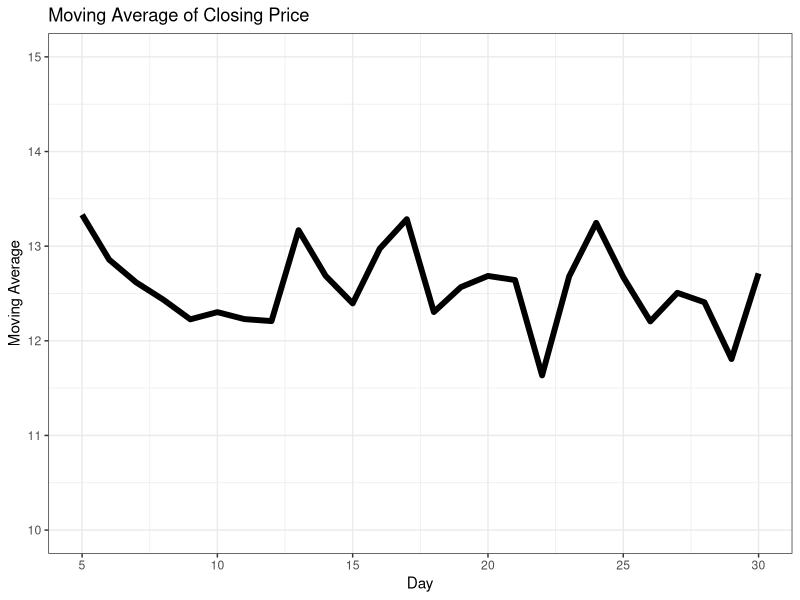
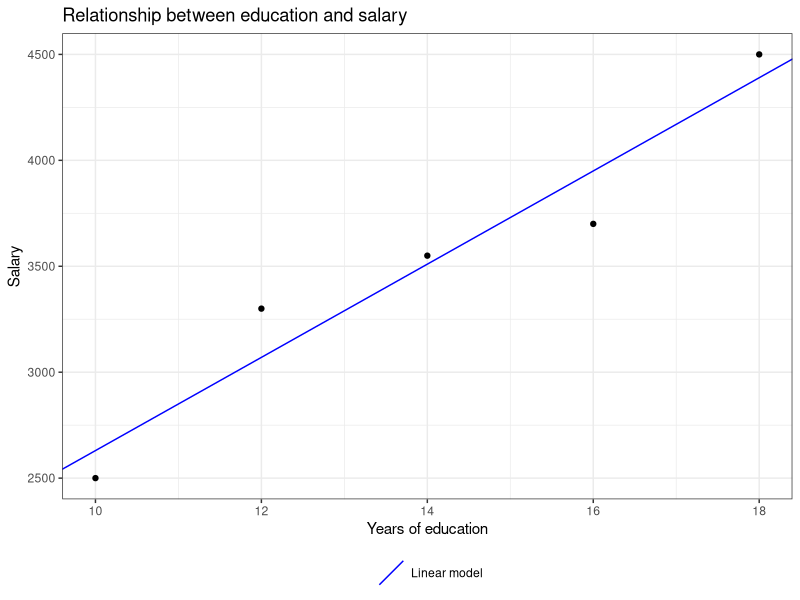

Reproduce these figures in R, in order.
## ---- chunk 1
# Setting the seed to ensure reproducibility
set.seed(42)

# Generating a random number between -10 and 10
number <- sample(-10:10, 1)

if (number > 0) {
  print("The number is positive.")
} else {
  print("The number is negative or zero.")
}
## ---- chunk 2
# Determining the company's classification based on annual revenue
annual_revenue <- 1500000

if (annual_revenue >= 2000000) {
  print("Large Company")
} else if (annual_revenue >= 1000000) {
  print("Medium Company")
} else if (annual_revenue >= 500000) {
  print("Small Company")
} else {
  print("Microenterprise")
}
## ---- chunk 3
# Example of a for loop to iterate over indices
for (i in 1:5) {
  print(i)
}
## ---- chunk 4
# Example of a for loop to iterate over elements of a vector
customers <- c("John", "Mary", "Joseph", "Anna")
for (name in customers) {
  print(name)
}
## ---- chunk 5
set.seed(42)
gdp_countries <- runif(10, min = 25000000, max = 40000000)
population_countries <- runif(10, min = 1000000, max = 15000000)

gdp_per_capita <- numeric(length = 10)

# For loop to calculate per capita GDP for each country
for (i in 1:10) {
  # Calculating per capita GDP
  gdp_per_capita[i] <- gdp_countries[i] / population_countries[i]
}
print(round(gdp_per_capita, 3))
## ---- chunk 6
set.seed(42)
stock_price <- runif(30, min = 9, max = 15)
## ---- chunk 7
moving_average <- numeric(length = 26)  # Vector to store the moving average

for (i in 5:30) {
  moving_average[i - 4] <- mean(stock_price[(i - 4):i])
}
## ---- chunk 8
print(moving_average)
## ---- chunk 9
ggplot2::ggplot(tidyr::tibble(t=5:30, mm=moving_average), ggplot2::aes(t, mm)) +
  ggplot2::geom_line(linewidth=2) +
  ggplot2::scale_x_continuous(breaks=seq(5,30,5)) +
  ggplot2::labs(x="Day", y="Moving Average", title="Moving Average of Closing Price") +
  ggplot2::ylim(10,15) +
  ggplot2::theme_bw()
## ---- chunk 10
actions <- c("Learn to program in R",
             "Learn to program in Python",
             "Make coffee",
             "Rest")

set.seed(42)
action <- sample(actions, 1)
print(action)
## ---- chunk 11
set.seed(420)
while (action != "Rest") {
  action <- sample(actions, 1)
  print(action)
}
## ---- chunk 12
set.seed(42)  # Set seed for reproducibility

# Initial population
population <- 1000

# Annual population growth rate (in decimal)
growth_rate <- 0.02

# Desired population limit
population_limit <- 2000

# Initialize year counter
years <- 0

# Simulating population growth until the limit is reached
while (population < population_limit) {
  # Calculate new individuals this year
  new_individuals <- population * growth_rate
  
  # Increment population with new individuals
  population <- population + new_individuals
  
  # Increment year counter
  years <- years + 1
}

# Print the number of years required to reach the population limit
print(paste("It took", years, "years to reach a population of", population))
## ---- chunk 13
# Function to perform simple linear regression
linear_regression <- function(x, y) {
  model <- lm(y ~ x)  # Creating the linear regression model
  return(model)  # Returning the model
}

# Example data: salary (y) as a function of years of education (x)
education_years <- c(10, 12, 14, 16, 18)
salary <- c(2500, 3300, 3550, 3700, 4500)

# Calling the linear regression function
regression_model <- linear_regression(education_years, salary)
## ---- chunk 14
# Display regression results
summary(regression_model)
## ---- chunk 15
coefs <- data.frame(intercept = coef(regression_model)[1],
                    slope = coef(regression_model)[2],
                    class = "coef")

ggplot2::ggplot(tidyr::tibble(education_years = education_years,
                              salary = salary),
                ggplot2::aes(education_years, salary)) +
  ggplot2::geom_point() +
  ggplot2::geom_abline(data = coefs,
                       ggplot2::aes(intercept = intercept, slope = slope, color = class),
                       show.legend = TRUE) +
  ggplot2::scale_color_manual(breaks = c("coef"), 
                              values = "blue", labels = c("Linear model")) +
  ggplot2::labs(x = "Years of education", y = "Salary", 
                title = "Relationship between education and salary", color = "") +
  ggplot2::theme_bw() +
  ggplot2::theme(legend.position = "bottom")
